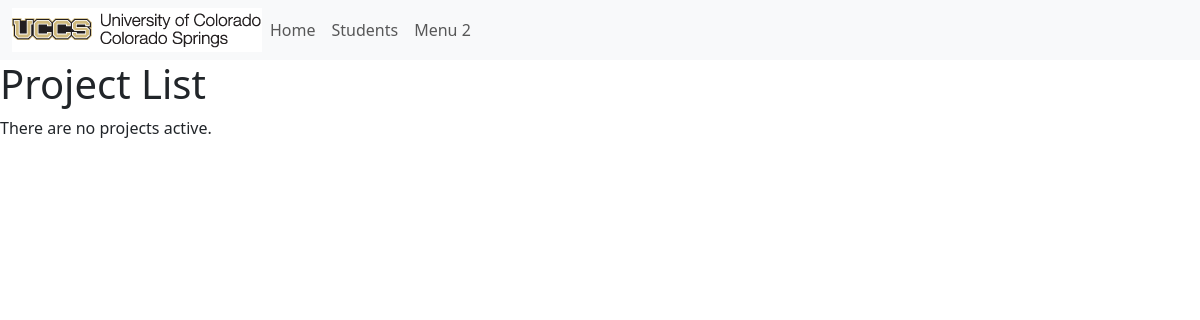
The page /projects/ on the database as committed earlier.
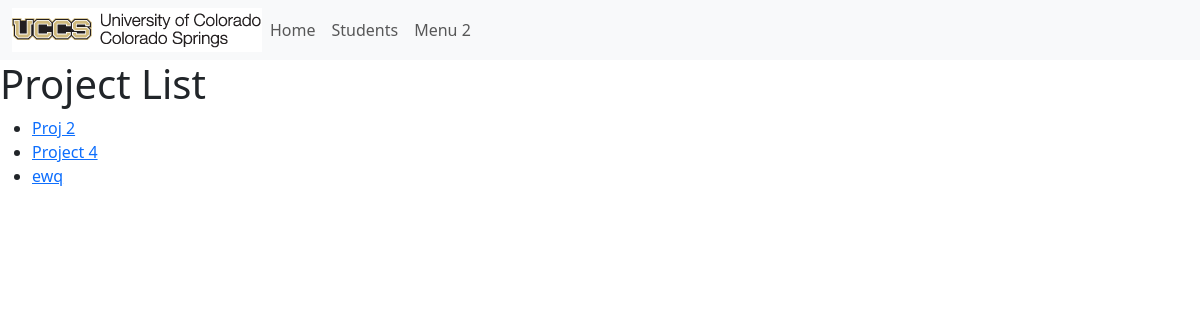
The same page on the database as committed later.
### portfolio_app/models.py (models this page shows, shortened)
class Project(models.Model):
    title = models.CharField(max_length=200)
    description = models.CharField(max_length=1000, blank = False, default='')
    def get_absolute_url(self):
        return reverse('project-detail', args=[str(self.id)])
    portfolio = models.ForeignKey(
        Portfolio,
        on_delete=models.CASCADE,
        default = None)

### portfolio_app/views.py (the view)
# urls.py: path('projects/', views.ProjectListView.as_view(), name= 'projects'),
class ProjectListView(generic.ListView):
    model = Project

### portfolio_app/templates/portfolio_app/project_list.html
{% extends 'portfolio_app/base_template.html' %}
{% block content %}
<h1>Project List</h1>
{% if project_list %}
<ul>
    {% for project in project_list %}
    <li>
        <a href="{{ project.get_absolute_url }}">{{ project.title }}</a>
    </li>
    {% endfor %}
</ul>
{% else %}
<p>There are no projects active.</p>
{% endif %}
{% endblock %}

### portfolio_app/templates/portfolio_app/base_template.html (shortened to what this page needs)
{% load static %}
<!DOCTYPE html>
<html lang="en">
<head>
    {% load bootstrap5 %}
    {% bootstrap_css %}
</head>
<body>
    <nav class="navbar navbar-expand-lg bg-body-tertiary">
        <div class="container-fluid">
            <img src="{% static 'images/uccs_logo.gif' %}">
            <div class="collapse navbar-collapse" id="navbarNav">
                <ul class="navbar-nav">
                    <li class="nav-item">
                        <a class="nav-link" href="{% url 'index' %}">Home</a>
                    </li>
                    <li class="nav-item">
                        <a class="nav-link" href="{% url 'students' %}">Students</a>
                    </li>
                    <li class="nav-item">
                        <a class="nav-link" href="#">Menu 2</a>
                    </li>
                </ul>
            </div>
        </div>
    </nav>
    {% block content %}
    {% endblock %}
</body>
</html>

Rows that differ between the two databases and show on the page:
added Project: title "Proj 2"
added Project: title "Project 4"
added Project: title "ewq"
Other text that changed with them:
text no longer shown: "There are no projects active."
